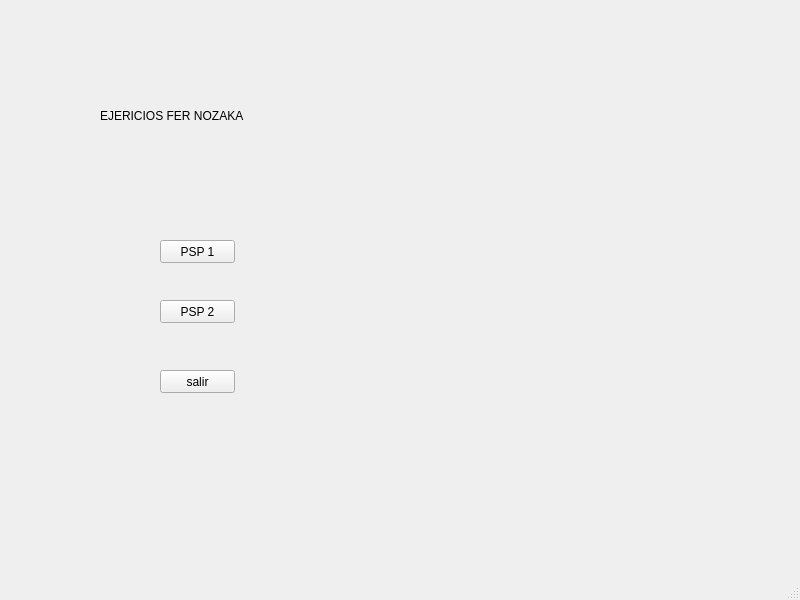
<?xml version="1.0" encoding="UTF-8"?>
<ui version="4.0">
 <class>MainWindow</class>
 <widget class="QMainWindow" name="MainWindow">
  <property name="geometry">
   <rect>
    <x>0</x>
    <y>0</y>
    <width>800</width>
    <height>600</height>
   </rect>
  </property>
  <property name="windowTitle">
   <string>MainWindow</string>
  </property>
  <widget class="QWidget" name="centralwidget">
   <widget class="QLabel" name="label">
    <property name="geometry">
     <rect>
      <x>100</x>
      <y>70</y>
      <width>301</width>
      <height>91</height>
     </rect>
    </property>
    <property name="baseSize">
     <size>
      <width>40</width>
      <height>0</height>
     </size>
    </property>
    <property name="text">
     <string>EJERICIOS FER NOZAKA</string>
    </property>
   </widget>
   <widget class="QPushButton" name="btn_psp1">
    <property name="geometry">
     <rect>
      <x>160</x>
      <y>240</y>
      <width>75</width>
      <height>23</height>
     </rect>
    </property>
    <property name="text">
     <string>PSP 1</string>
    </property>
   </widget>
   <widget class="QPushButton" name="btn_psp2">
    <property name="geometry">
     <rect>
      <x>160</x>
      <y>300</y>
      <width>75</width>
      <height>23</height>
     </rect>
    </property>
    <property name="text">
     <string>PSP 2</string>
    </property>
   </widget>
   <widget class="QPushButton" name="btn_salir">
    <property name="geometry">
     <rect>
      <x>160</x>
      <y>370</y>
      <width>75</width>
      <height>23</height>
     </rect>
    </property>
    <property name="text">
     <string>salir</string>
    </property>
   </widget>
  </widget>
  <widget class="QMenuBar" name="menubar">
   <property name="geometry">
    <rect>
     <x>0</x>
     <y>0</y>
     <width>800</width>
     <height>21</height>
    </rect>
   </property>
  </widget>
  <widget class="QStatusBar" name="statusbar"/>
 </widget>
 <resources/>
 <connections/>
</ui>
